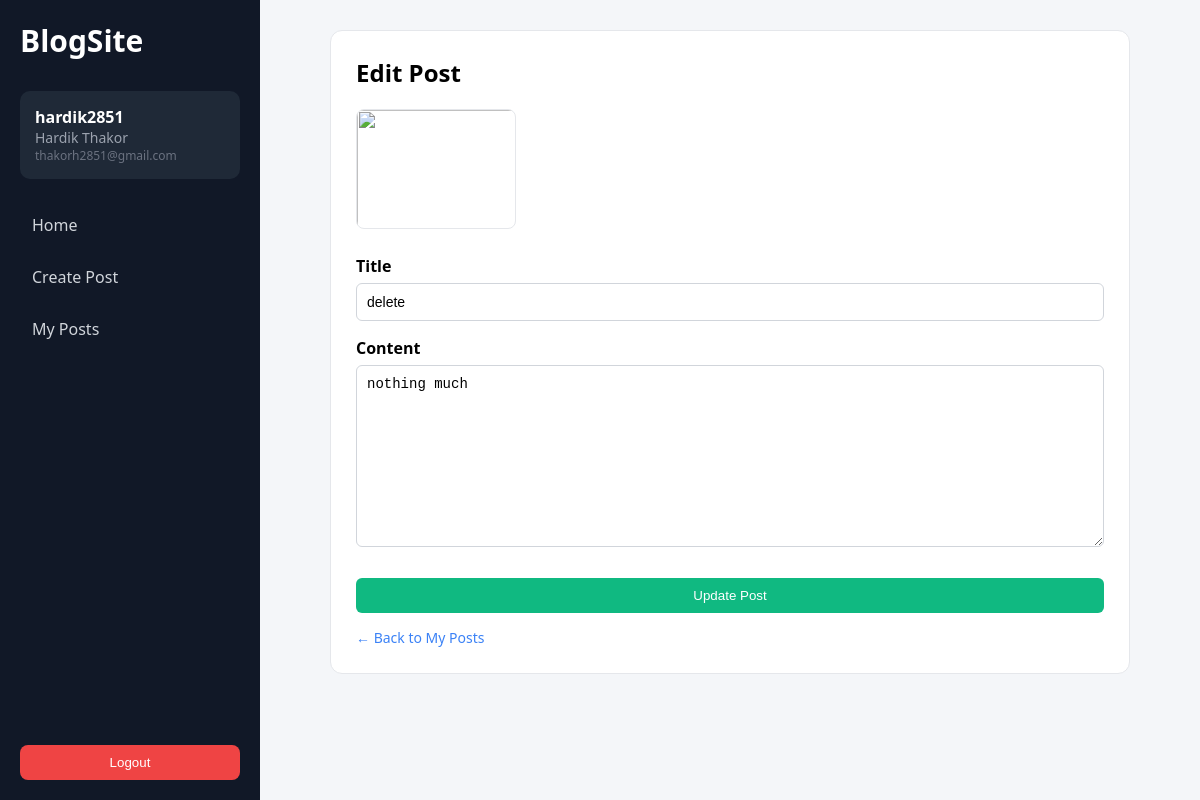
The page /blogs/edit/12/ (signed in) on the database its author committed.
### users/models.py (models this page shows, shortened)
class User(AbstractUser):
    email = models.EmailField(unique=True)

### blogs/models.py (models this page shows, shortened)
class Post(models.Model):
    title = models.CharField(max_length=200)
    maincontent = models.TextField()
    author = models.ForeignKey(
        settings.AUTH_USER_MODEL,
        on_delete=models.CASCADE,
        related_name="posts"
    )
    datecreated = models.DateTimeField(auto_now_add=True)
    dateedited = models.DateTimeField(auto_now=True)
    image = CloudinaryField('image', blank=True, null=True)

### blogs/views.py (the view)
# urls.py: path('edit/<int:post_id>/',editpost,name='editpost'),
@login_required
def editpost(request,post_id):
    post = get_object_or_404(Post, id=post_id)
    if request.user != post.author:
        return redirect('blogs:home')
    if request.method == "POST":
        form = EditPostForm(request.POST, instance=post)
        if form.is_valid():
            form.save()
            return redirect('blogs:postdetail', post.id)
    else:
        form = PostForm(instance=post)
    return render(request, 'blogs/editpost.html', {
        'form': form,
        'post': post
    })

### blogs/forms.py (shortened to what this page needs)
class PostForm(forms.ModelForm):
    class Meta:
        model = Post
        fields = ['title', 'maincontent','image']

### blogs/templates/blogs/editpost.html (shortened to what this page needs)
{% extends 'base.html' %}
{% load static %}
{% block extra_css %}
<link rel="stylesheet" href="{% static 'css/blogs/editpost.css' %}">
{% endblock %}
{% block content %}
<section class="edit-wrapper">
    <div class="edit-container">
        <h1 class="page-title">Edit Post</h1>
        {% if post.image %}
        <div class="edit-image-preview">
            <img src="{{ post.image.url }}">
        </div>
        {% endif %}
        <form method="POST" class="edit-form">
            <div class="form-group">
                <label>Title</label>
                {{ form.title }}
            </div>
            <div class="form-group">
                <label>Content</label>
                {{ form.maincontent }}
            </div>
            <button type="submit" class="btn update-btn">
                Update Post
            </button>
        </form>
        <a href="{% url 'blogs:myposts' %}" class="back-link">
            ← Back to My Posts
        </a>
    </div>
</section>
{% endblock %}

### templates/base.html (shortened to what this page needs)
{% load static %}
<!DOCTYPE html>
<html lang="en">
<head>
    <link rel="stylesheet" href="{% static 'css/base.css' %}">
    {% block extra_css %}{% endblock %}
</head>
<body>
<div class="base-layout">
    {% if user.is_authenticated %}
    <aside class="base-sidebar">
        <div class="base-logo">
            <h2>BlogSite</h2>
        </div>
        <div class="base-user">
            <p class="base-username">{{ user.username }}</p>
            <p class="base-fullname">{{ user.first_name }} {{ user.last_name }}</p>
            <p class="base-email">{{ user.email }}</p>
        </div>
        <nav class="base-nav">
            <a href="{% url 'blogs:home' %}" class="base-nav-link">Home</a>
            <a href="{% url 'blogs:createpost' %}" class="base-nav-link">Create Post</a>
            <a href="{% url 'blogs:myposts' %}" class="base-nav-link">My Posts</a>
        </nav>
        <form method="POST" action="{% url 'users:logout' %}" class="base-logout">
            <button class="base-btn base-btn-danger" type="submit">Logout</button>
        </form>
    </aside>
    {% endif %}
    <main class="base-main">
        {% block content %}
        {% endblock %}
    </main>
</div>
</body>
</html>

### static/css/base.css (style rules this page uses)
* { margin: 0; padding: 0; box-sizing: border-box; }
body { font-family: "Segoe UI", Tahoma, sans-serif; background: #f4f6f9; }
.base-layout { display: flex; min-height: 100vh; }
.base-sidebar { width: 260px; background: #111827; color: #fff; display: flex; flex-direction: column; padding: 20px; }
.base-logo { font-size: 20px; font-weight: bold; margin-bottom: 30px; }
.base-user { background: #1f2937; padding: 15px; border-radius: 10px; margin-bottom: 25px; }
.base-username { font-weight: bold; }
.base-fullname { font-size: 14px; color: #9ca3af; }
.base-email { font-size: 12px; color: #6b7280; }
.base-nav { display: flex; flex-direction: column; gap: 10px; }
.base-nav-link { text-decoration: none; color: #d1d5db; padding: 10px 12px; border-radius: 8px; transition: all 0.2s ease; }
.base-logout { margin-top: auto; }
.base-btn { width: 100%; padding: 10px; border-radius: 8px; border: none; cursor: pointer; font-weight: 500; }
.base-btn-danger { background: #ef4444; color: white; }
.base-main { flex: 1; padding: 30px; }

### static/css/blogs/editpost.css (style rules this page uses)
.edit-wrapper { max-width: 800px; margin: 0 auto; }
.edit-container { background-color: #ffffff; padding: 25px; border-radius: 12px; border: 1px solid #e5e7eb; }
.page-title { font-size: 24px; margin-bottom: 20px; }
.edit-image-preview { margin-bottom: 20px; }
.edit-image-preview img { width: 160px; height: 120px; object-fit: cover; object-position: center; border-radius: 8px; border: 1px solid #e5e7eb; }
.edit-form { display: flex; flex-direction: column; }
.form-group { margin-bottom: 16px; }
.form-group label { font-weight: 600; margin-bottom: 6px; display: block; }
.edit-form input, .edit-form textarea { width: 100%; padding: 10px; border-radius: 6px; border: 1px solid #d1d5db; font-size: 14px; }
.edit-form textarea { min-height: 160px; resize: vertical; }
.update-btn { background-color: #10b981; color: white; padding: 10px 16px; border-radius: 6px; border: none; cursor: pointer; margin-top: 10px; }
.back-link { display: inline-block; margin-top: 15px; color: #3b82f6; text-decoration: none; font-size: 14px; }

### rows shown on the page
User: username "hardik2851", first_name "Hardik", last_name "Thakor", email "thakorh2851@gmail.com"
Post: title "delete", maincontent "nothing much"
